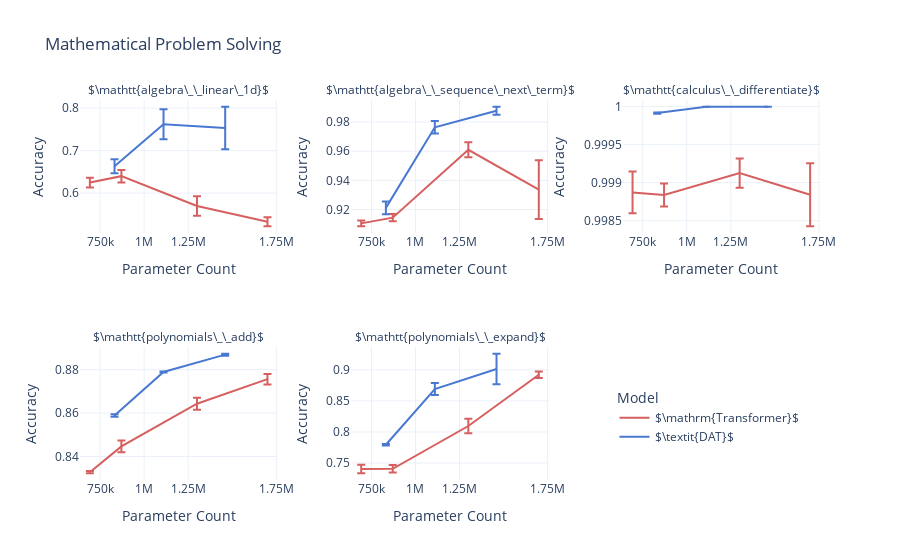

Notebook code cell kept with this figure:
### Code cell
# agg_depth_comparison_table = depth_comparison_table[['Task', 'Model', 'Parameter Count', 'Accuracy']].groupby(
    # ['Task', 'Model', 'Parameter Count']).aggregate(['mean', 'sem', 'count']).dropna().reset_index()

color_map = {
    transformer_name: convert_to_plotly_color(cmap(3)),
    our_model_name: convert_to_plotly_color(cmap(0)),
}

agg_depth_comparison_table['Model'] = pd.Categorical(agg_depth_comparison_table['Model'], [transformer_name, our_model_name], ordered=True)

fig = px.line(agg_depth_comparison_table, x='Parameter Count', y='mean', color='Model',
    facet_col='Task', facet_col_wrap=3, facet_row_spacing=0.3, facet_col_spacing=0.1, error_y='sem', hover_data=['count'],
    title='Mathematical Problem Solving', color_discrete_map=color_map,
    template=theme)

fig.update_yaxes(matches=None)
for axis in fig.layout:
    if axis.startswith('yaxis') or axis.startswith('xaxis'):
        fig.layout[axis].showticklabels = True

fig.update_xaxes(tickvals=[750e3, 1e6, 1.25e6, 1.75e6], title_text='Parameter Count')
fig.update_yaxes(title_text='Accuracy')


fig.for_each_annotation(lambda a: a.update(text=a.text.split("=")[1]))

fig.update_layout(
    legend=dict(
        x=0.85,  # Horizontal position (0 to 1)
        y=0.25,  # Vertical position (0 to 1)
        xanchor='center',  # Anchor point for x position
        yanchor='top',  # Anchor point for y position
        orientation='v',  # Horizontal orientation
        # title_text='Model'  # Title for the legend
        title=dict(
            text='Model',  # Title for the legend
            side='top'  # Position the title at the top and center it
        )
    )
)

fig.show()

### Figure 1 — Plotly figure (JSON) as saved in the notebook; plotly's stock layout.template omitted (floating-point values rounded to 4 significant figures)
{"data": [{"customdata": [[4], [5], [6], [6]], "error_y": {"array": [0.01141, 0.01471, 0.02301, 0.01066]}, "hovertemplate": "Model=$\\mathrm{Transformer}$<br>Task=$\\mathtt{algebra\\_\\_linear\\_1d}$<br>Parameter Count=%{x}<br>mean=%{y}<br>count=%{customdata[0]}<extra></extra>", "legendgroup": "$\\mathrm{Transformer}$", "line": {"color": "rgb(214, 95, 95)", "dash": "solid"}, "marker": {"symbol": "circle"}, "mode": "lines", "name": "$\\mathrm{Transformer}$", "orientation": "v", "showlegend": true, "type": "scatter", "x": [692000, 871000, 1300000, 1700000], "xaxis": "x4", "y": [0.6248, 0.6399, 0.5698, 0.5325], "yaxis": "y4"}, {"customdata": [[4], [5], [8], [8]], "error_y": {"array": [0.002026, 0.002425, 0.005069, 0.02011]}, "hovertemplate": "Model=$\\mathrm{Transformer}$<br>Task=$\\mathtt{algebra\\_\\_sequence\\_next\\_term}$<br>Parameter Count=%{x}<br>mean=%{y}<br>count=%{customdata[0]}<extra></extra>", "legendgroup": "$\\mathrm{Transformer}$", "line": {"color": "rgb(214, 95, 95)", "dash": "solid"}, "marker": {"symbol": "circle"}, "mode": "lines", "name": "$\\mathrm{Transformer}$", "orientation": "v", "showlegend": false, "type": "scatter", "x": [692000, 871000, 1300000, 1700000], "xaxis": "x5", "y": [0.9105, 0.9145, 0.961, 0.9337], "yaxis": "y5"}, {"customdata": [[4], [5], [8], [8]], "error_y": {"array": [0.0002757, 0.0001499, 0.0001923, 0.0004153]}, "hovertemplate": "Model=$\\mathrm{Transformer}$<br>Task=$\\mathtt{calculus\\_\\_differentiate}$<br>Parameter Count=%{x}<br>mean=%{y}<br>count=%{customdata[0]}<extra></extra>", "legendgroup": "$\\mathrm{Transformer}$", "line": {"color": "rgb(214, 95, 95)", "dash": "solid"}, "marker": {"symbol": "circle"}, "mode": "lines", "name": "$\\mathrm{Transformer}$", "orientation": "v", "showlegend": false, "type": "scatter", "x": [692000, 871000, 1300000, 1700000], "xaxis": "x6", "y": [0.9989, 0.9988, 0.9991, 0.9988], "yaxis": "y6"}, {"customdata": [[4], [5], [8], [8]], "error_y": {"array": [0.0005149, 0.002726, 0.002744, 0.002435]}, "hovertemplate": "Model=$\\mathrm{Transformer}$<br>Task=$\\mathtt{polynomials\\_\\_add}$<br>Parameter Count=%{x}<br>mean=%{y}<br>count=%{customdata[0]}<extra></extra>", "legendgroup": "$\\mathrm{Transformer}$", "line": {"color": "rgb(214, 95, 95)", "dash": "solid"}, "marker": {"symbol": "circle"}, "mode": "lines", "name": "$\\mathrm{Transformer}$", "orientation": "v", "showlegend": false, "type": "scatter", "x": [692000, 871000, 1300000, 1700000], "xaxis": "x", "y": [0.8327, 0.8446, 0.8643, 0.8756], "yaxis": "y"}, {"customdata": [[4], [5], [8], [8]], "error_y": {"array": [0.006967, 0.00606, 0.01182, 0.005138]}, "hovertemplate": "Model=$\\mathrm{Transformer}$<br>Task=$\\mathtt{polynomials\\_\\_expand}$<br>Parameter Count=%{x}<br>mean=%{y}<br>count=%{customdata[0]}<extra></extra>", "legendgroup": "$\\mathrm{Transformer}$", "line": {"color": "rgb(214, 95, 95)", "dash": "solid"}, "marker": {"symbol": "circle"}, "mode": "lines", "name": "$\\mathrm{Transformer}$", "orientation": "v", "showlegend": false, "type": "scatter", "x": [692000, 871000, 1300000, 1700000], "xaxis": "x2", "y": [0.7403, 0.7407, 0.8095, 0.8921], "yaxis": "y2"}, {"customdata": [[7], [4], [4]], "error_y": {"array": [0.01651, 0.03537, 0.05025]}, "hovertemplate": "Model=$\\textit{DAT}$<br>Task=$\\mathtt{algebra\\_\\_linear\\_1d}$<br>Parameter Count=%{x}<br>mean=%{y}<br>count=%{customdata[0]}<extra></extra>", "legendgroup": "$\\textit{DAT}$", "line": {"color": "rgb(72, 120, 208)", "dash": "solid"}, "marker": {"symbol": "circle"}, "mode": "lines", "name": "$\\textit{DAT}$", "orientation": "v", "showlegend": true, "type": "scatter", "x": [832000, 1110000, 1460000], "xaxis": "x4", "y": [0.6633, 0.7622, 0.7532], "yaxis": "y4"}, {"customdata": [[6], [5], [2]], "error_y": {"array": [0.004413, 0.004311, 0.002791]}, "hovertemplate": "Model=$\\textit{DAT}$<br>Task=$\\mathtt{algebra\\_\\_sequence\\_next\\_term}$<br>Parameter Count=%{x}<br>mean=%{y}<br>count=%{customdata[0]}<extra></extra>", "legendgroup": "$\\textit{DAT}$", "line": {"color": "rgb(72, 120, 208)", "dash": "solid"}, "marker": {"symbol": "circle"}, "mode": "lines", "name": "$\\textit{DAT}$", "orientation": "v", "showlegend": false, "type": "scatter", "x": [832000, 1110000, 1460000], "xaxis": "x5", "y": [0.9212, 0.9764, 0.9877], "yaxis": "y5"}, {"customdata": [[8], [3], [4]], "error_y": {"array": [9.011e-06, 1.766e-07, 4.222e-07]}, "hovertemplate": "Model=$\\textit{DAT}$<br>Task=$\\mathtt{calculus\\_\\_differentiate}$<br>Parameter Count=%{x}<br>mean=%{y}<br>count=%{customdata[0]}<extra></extra>", "legendgroup": "$\\textit{DAT}$", "line": {"color": "rgb(72, 120, 208)", "dash": "solid"}, "marker": {"symbol": "circle"}, "mode": "lines", "name": "$\\textit{DAT}$", "orientation": "v", "showlegend": false, "type": "scatter", "x": [832000, 1110000, 1460000], "xaxis": "x6", "y": [0.9999, 1.0, 1.0], "yaxis": "y6"}, {"customdata": [[7], [5], [4]], "error_y": {"array": [0.0005502, 0.0001794, 0.0004607]}, "hovertemplate": "Model=$\\textit{DAT}$<br>Task=$\\mathtt{polynomials\\_\\_add}$<br>Parameter Count=%{x}<br>mean=%{y}<br>count=%{customdata[0]}<extra></extra>", "legendgroup": "$\\textit{DAT}$", "line": {"color": "rgb(72, 120, 208)", "dash": "solid"}, "marker": {"symbol": "circle"}, "mode": "lines", "name": "$\\textit{DAT}$", "orientation": "v", "showlegend": false, "type": "scatter", "x": [832000, 1110000, 1460000], "xaxis": "x", "y": [0.8589, 0.8789, 0.8869], "yaxis": "y"}, {"customdata": [[7], [4], [2]], "error_y": {"array": [0.001207, 0.009583, 0.02465]}, "hovertemplate": "Model=$\\textit{DAT}$<br>Task=$\\mathtt{polynomials\\_\\_expand}$<br>Parameter Count=%{x}<br>mean=%{y}<br>count=%{customdata[0]}<extra></extra>", "legendgroup": "$\\textit{DAT}$", "line": {"color": "rgb(72, 120, 208)", "dash": "solid"}, "marker": {"symbol": "circle"}, "mode": "lines", "name": "$\\textit{DAT}$", "orientation": "v", "showlegend": false, "type": "scatter", "x": [832000, 1110000, 1460000], "xaxis": "x2", "y": [0.7794, 0.8691, 0.9014], "yaxis": "y2"}], "layout": {"annotations": [{"font": {}, "showarrow": false, "text": "$\\mathtt{polynomials\\_\\_add}$", "x": 0.1333, "xanchor": "center", "xref": "paper", "y": 0.35, "yanchor": "bottom", "yref": "paper"}, {"font": {}, "showarrow": false, "text": "$\\mathtt{polynomials\\_\\_expand}$", "x": 0.5, "xanchor": "center", "xref": "paper", "y": 0.35, "yanchor": "bottom", "yref": "paper"}, {"font": {}, "showarrow": false, "text": "$\\mathtt{algebra\\_\\_linear\\_1d}$", "x": 0.1333, "xanchor": "center", "xref": "paper", "y": 1.0, "yanchor": "bottom", "yref": "paper"}, {"font": {}, "showarrow": false, "text": "$\\mathtt{algebra\\_\\_sequence\\_next\\_term}$", "x": 0.5, "xanchor": "center", "xref": "paper", "y": 1.0, "yanchor": "bottom", "yref": "paper"}, {"font": {}, "showarrow": false, "text": "$\\mathtt{calculus\\_\\_differentiate}$", "x": 0.8667, "xanchor": "center", "xref": "paper", "y": 1.0, "yanchor": "bottom", "yref": "paper"}], "legend": {"orientation": "v", "title": {"side": "top", "text": "Model"}, "tracegroupgap": 0, "x": 0.85, "xanchor": "center", "y": 0.25, "yanchor": "top"}, "title": {"text": "Mathematical Problem Solving"}, "xaxis": {"anchor": "y", "domain": [0, 0.2667], "showticklabels": true, "tickvals": [750000, 1000000, 1250000, 1750000], "title": {"text": "Parameter Count"}}, "xaxis2": {"anchor": "y2", "domain": [0.3667, 0.6333], "matches": "x", "showticklabels": true, "tickvals": [750000, 1000000, 1250000, 1750000], "title": {"text": "Parameter Count"}}, "xaxis3": {"anchor": "y3", "domain": [0.7333, 1], "matches": "x", "showticklabels": true, "tickvals": [750000, 1000000, 1250000, 1750000], "title": {"text": "Parameter Count"}}, "xaxis4": {"anchor": "y4", "domain": [0, 0.2667], "matches": "x", "showticklabels": true, "tickvals": [750000, 1000000, 1250000, 1750000], "title": {"text": "Parameter Count"}}, "xaxis5": {"anchor": "y5", "domain": [0.3667, 0.6333], "matches": "x", "showticklabels": true, "tickvals": [750000, 1000000, 1250000, 1750000], "title": {"text": "Parameter Count"}}, "xaxis6": {"anchor": "y6", "domain": [0.7333, 1], "matches": "x", "showticklabels": true, "tickvals": [750000, 1000000, 1250000, 1750000], "title": {"text": "Parameter Count"}}, "yaxis": {"anchor": "x", "domain": [0, 0.35], "showticklabels": true, "title": {"text": "Accuracy"}}, "yaxis2": {"anchor": "x2", "domain": [0, 0.35], "showticklabels": true, "title": {"text": "Accuracy"}}, "yaxis3": {"anchor": "x3", "domain": [0, 0.35], "showticklabels": true, "title": {"text": "Accuracy"}}, "yaxis4": {"anchor": "x4", "domain": [0.65, 1.0], "showticklabels": true, "title": {"text": "Accuracy"}}, "yaxis5": {"anchor": "x5", "domain": [0.65, 1.0], "showticklabels": true, "title": {"text": "Accuracy"}}, "yaxis6": {"anchor": "x6", "domain": [0.65, 1.0], "showticklabels": true, "title": {"text": "Accuracy"}}}}
